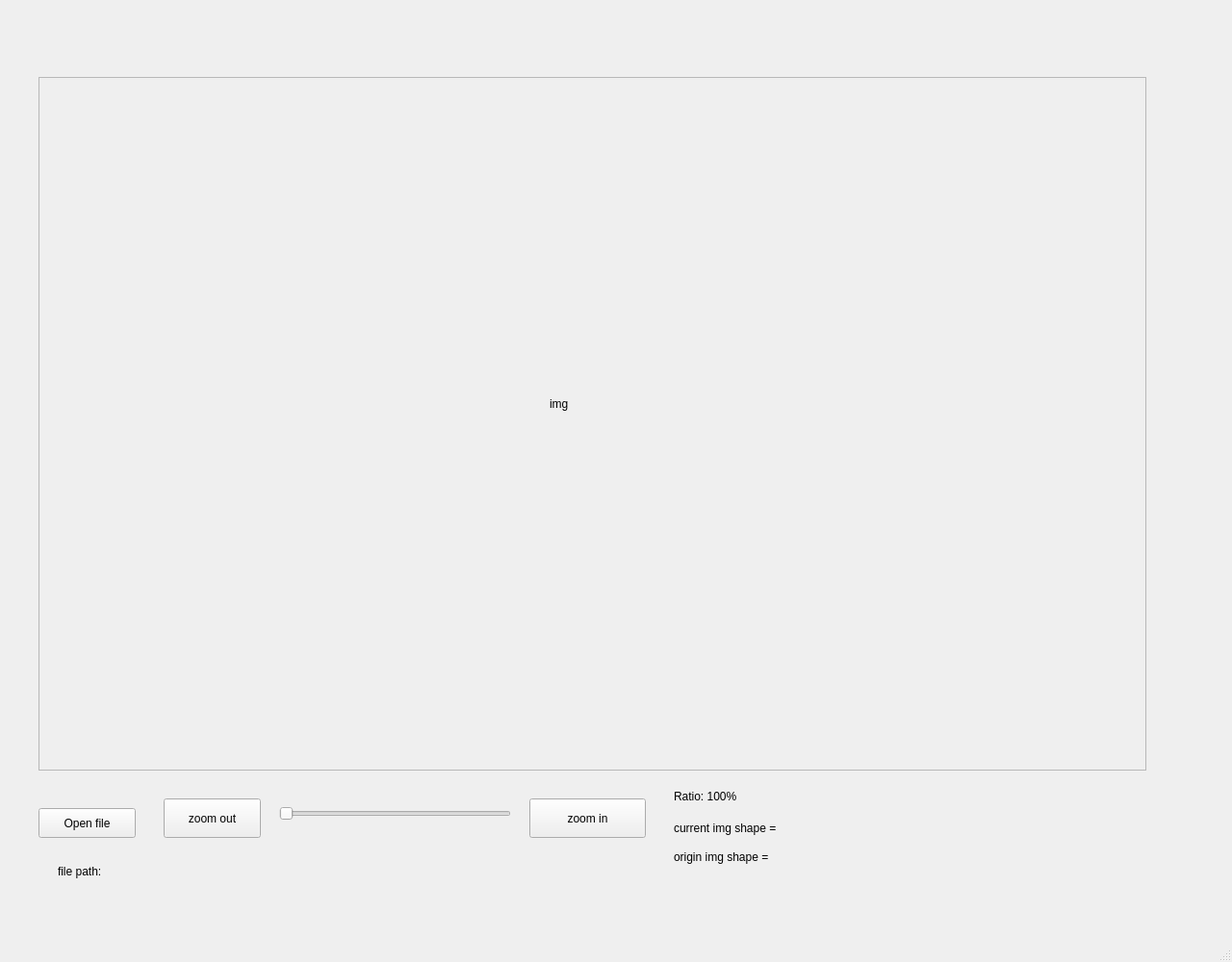
<?xml version="1.0" encoding="UTF-8"?>
<ui version="4.0">
 <class>MainWindow</class>
 <widget class="QMainWindow" name="MainWindow">
  <property name="geometry">
   <rect>
    <x>0</x>
    <y>0</y>
    <width>1280</width>
    <height>1000</height>
   </rect>
  </property>
  <property name="windowTitle">
   <string>MainWindow</string>
  </property>
  <widget class="QWidget" name="centralwidget">
   <widget class="QPushButton" name="btn_zoom_in">
    <property name="geometry">
     <rect>
      <x>550</x>
      <y>830</y>
      <width>121</width>
      <height>41</height>
     </rect>
    </property>
    <property name="text">
     <string>zoom in</string>
    </property>
   </widget>
   <widget class="QPushButton" name="btn_zoom_out">
    <property name="geometry">
     <rect>
      <x>170</x>
      <y>830</y>
      <width>101</width>
      <height>41</height>
     </rect>
    </property>
    <property name="text">
     <string>zoom out</string>
    </property>
   </widget>
   <widget class="QPushButton" name="btn_open_file">
    <property name="geometry">
     <rect>
      <x>40</x>
      <y>840</y>
      <width>101</width>
      <height>31</height>
     </rect>
    </property>
    <property name="text">
     <string>Open file</string>
    </property>
   </widget>
   <widget class="QLabel" name="label_cur_img_shape">
    <property name="geometry">
     <rect>
      <x>700</x>
      <y>850</y>
      <width>521</width>
      <height>21</height>
     </rect>
    </property>
    <property name="text">
     <string>current img shape =</string>
    </property>
   </widget>
   <widget class="QLabel" name="label_file_path">
    <property name="geometry">
     <rect>
      <x>60</x>
      <y>890</y>
      <width>1131</width>
      <height>31</height>
     </rect>
    </property>
    <property name="text">
     <string>file path: </string>
    </property>
   </widget>
   <widget class="QLabel" name="label_ori_img_shape">
    <property name="geometry">
     <rect>
      <x>700</x>
      <y>880</y>
      <width>521</width>
      <height>21</height>
     </rect>
    </property>
    <property name="text">
     <string>origin img shape =</string>
    </property>
   </widget>
   <widget class="QSlider" name="slider_ratio">
    <property name="geometry">
     <rect>
      <x>290</x>
      <y>830</y>
      <width>241</width>
      <height>31</height>
     </rect>
    </property>
    <property name="orientation">
     <enum>Qt::Horizontal</enum>
    </property>
   </widget>
   <widget class="QLabel" name="label_ratio">
    <property name="geometry">
     <rect>
      <x>700</x>
      <y>820</y>
      <width>391</width>
      <height>16</height>
     </rect>
    </property>
    <property name="text">
     <string>Ratio: 100%</string>
    </property>
   </widget>
   <widget class="QWidget" name="verticalLayoutWidget">
    <property name="geometry">
     <rect>
      <x>40</x>
      <y>80</y>
      <width>1151</width>
      <height>721</height>
     </rect>
    </property>
    <layout class="QVBoxLayout" name="verticalLayout">
     <item>
      <widget class="QScrollArea" name="scrollArea">
       <property name="widgetResizable">
        <bool>true</bool>
       </property>
       <widget class="QWidget" name="scrollAreaWidgetContents">
        <property name="geometry">
         <rect>
          <x>0</x>
          <y>0</y>
          <width>1147</width>
          <height>717</height>
         </rect>
        </property>
        <widget class="QLabel" name="label_img">
         <property name="geometry">
          <rect>
           <x>530</x>
           <y>330</y>
           <width>67</width>
           <height>17</height>
          </rect>
         </property>
         <property name="text">
          <string>img</string>
         </property>
        </widget>
       </widget>
      </widget>
     </item>
    </layout>
   </widget>
  </widget>
  <widget class="QMenuBar" name="menubar">
   <property name="geometry">
    <rect>
     <x>0</x>
     <y>0</y>
     <width>1280</width>
     <height>22</height>
    </rect>
   </property>
  </widget>
  <widget class="QStatusBar" name="statusbar"/>
 </widget>
 <resources/>
 <connections/>
</ui>
